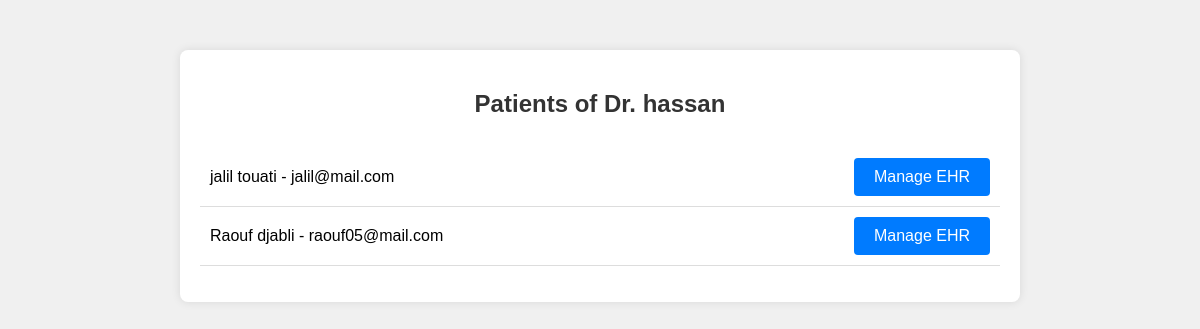
The page /doctor_dashboard/patients (signed in) on the database its author committed.
### app1.py (models this page shows, shortened)
class Doctor(db.Model):
    id = db.Column(db.Integer, primary_key=True)
    name = db.Column(db.String(100), nullable=False)
    email = db.Column(db.String(100), nullable=False, unique=True)
    speciality = db.Column(db.String(100), nullable=False)
    phone = db.Column(db.String(20), nullable=False)
    password_hash = db.Column(db.String(128), nullable=False)
    appointments = db.relationship('Appointment', backref='doctor', lazy='dynamic')

class User(db.Model):
    id = db.Column(db.Integer, primary_key=True)
    first_name = db.Column(db.String(50), nullable=False)
    last_name = db.Column(db.String(50), nullable=False)
    email = db.Column(db.String(120), unique=True, nullable=False)
    password_hash = db.Column(db.String(100), nullable=False)
    phone = db.Column(db.String(20), nullable=False)
    appointments = db.relationship('Appointment', backref='user', lazy='dynamic')
    notifications = db.relationship('Notification', backref='user', lazy='dynamic')

### app1.py (the view)
@app.route('/doctor_dashboard/patients')
def doctor_patients():
    if 'doctor_id' not in session:
        return redirect(url_for('doctor_login'))
    doctor_id = session['doctor_id']
    doctor = db.session.get(Doctor, doctor_id)
    if doctor is None:
        return redirect(url_for('doctor_login'))
    patients = User.query.join(Appointment, Appointment.user_id == User.id).filter(Appointment.doctor_id == doctor.id).all()
    return render_template('doctor_patients.html', doctor=doctor, patients=patients)

### templates/doctor_patients.html (shortened to what this page needs)
<!DOCTYPE html>
<html lang="en">
<head>
</head>
<body>
    <div class="container">
        <h2>Patients of Dr. {{ doctor.name }}</h2>
        <ul>
            {% for patient in patients %}
                <li>
                    {{ patient.first_name }} {{ patient.last_name }} - {{ patient.email }}
                    <br>
                    <a href="{{ url_for('manage_ehr', user_id=patient.id) }}" class="btn btn-primary">Manage EHR</a>
                </li>
            {% endfor %}
        </ul>
    </div>
</body>
</html>

### templates/doctor_patients.html (style rules this page uses)
body { font-family: Arial, sans-serif; background-color: #f0f0f0; margin: 0; padding: 0; }
.container { max-width: 800px; margin: 50px auto; padding: 20px; background-color: #fff; box-shadow: 0 0 10px rgba(0, 0, 0, 0.1); border-radius: 8px; }
h2 { text-align: center; color: #333; margin-bottom: 30px; }
ul { list-style-type: none; padding: 0; }
a { text-decoration: none; color: #007bff; }
li { padding: 10px; border-bottom: 1px solid #ddd; display: flex; justify-content: space-between; align-items: center; }
.btn { padding: 10px 20px; border: none; border-radius: 4px; color: #fff; cursor: pointer; margin-top: 0; }
.btn-primary { background-color: #007bff; }

### rows shown on the page
Doctor: name "hassan"
User: first_name "jalil", last_name "touati", email "jalil@mail.com"
User: first_name "Raouf", last_name "djabli", email "raouf05@mail.com"
